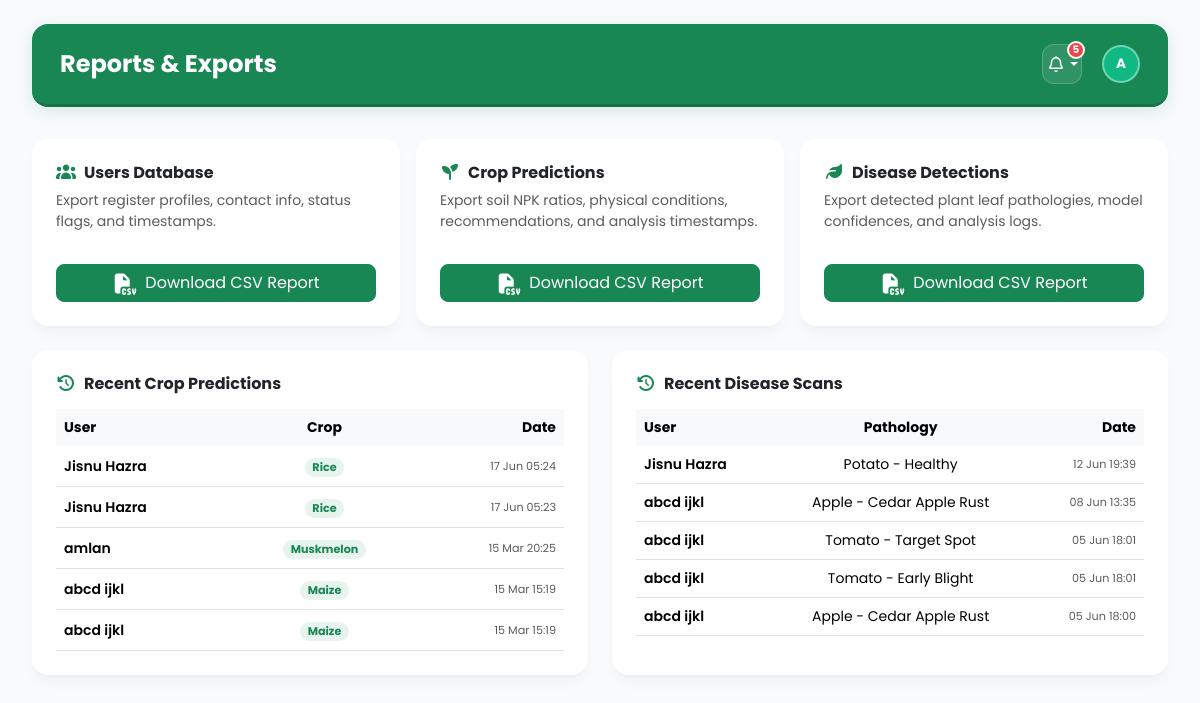
/admin_reports/ (signed in), run on an earlier commit of the app's database.
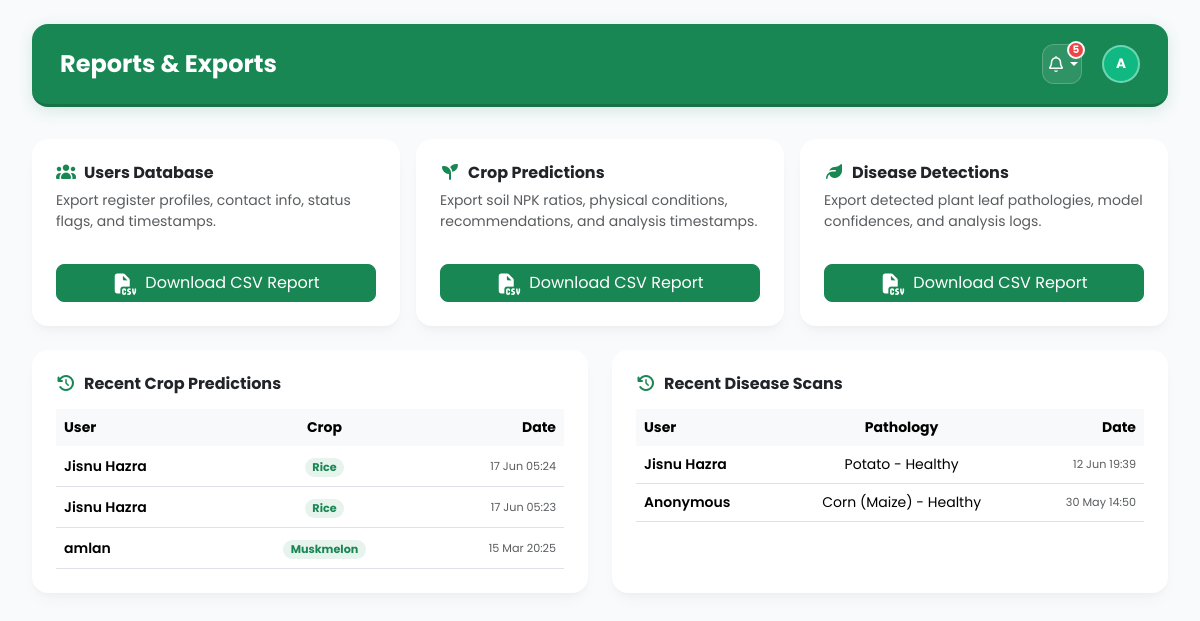
And on a later commit of the database.
### recommender/models.py (models this page shows, shortened)
class Prediction(models.Model):
    user = models.ForeignKey(User, on_delete=models.CASCADE, related_name='predictions')
    N = models.FloatField()
    P = models.FloatField()
    K = models.FloatField()
    temperature = models.FloatField()
    humidity = models.FloatField()
    ph = models.FloatField()
    rainfall = models.FloatField()
    predicted_crop = models.CharField(max_length=15)
    created_at = models.DateTimeField(auto_now_add=True)
    class Meta:
        ordering = ['-created_at']

class DiseasePrediction(models.Model):
    user = models.ForeignKey(
        User,
        on_delete=models.CASCADE,
        related_name='disease_predictions',
        null=True,
        blank=True
    )
    disease_name = models.CharField(max_length=100)
    confidence = models.FloatField()
    created_at = models.DateTimeField(auto_now_add=True)
    class Meta:
        ordering = ['-created_at']
    @property
    def formatted_disease_name(self):
        name = self.disease_name
        if "___" in name:
            parts = name.split("___")
            crop = parts[0].replace("_", " ").title()
            disease = parts[1].replace("_", " ").strip().title()
            return f"{crop} - {disease}"
        return name.replace("_", " ").title()

### recommender/views.py (the view)
# urls.py: path('admin_reports/',admin_reports_view,name='admin_reports'),
@user_passes_test(is_staff, login_url='admin_login')
def admin_reports_view(request):
    recent_users = User.objects.filter(is_staff=False).order_by('-date_joined')[:5]
    recent_predictions = Prediction.objects.select_related('user').order_by('-created_at')[:5]
    recent_detections = DiseasePrediction.objects.select_related('user').order_by('-created_at')[:5]
    context = {
        'recent_users': recent_users,
        'recent_predictions': recent_predictions,
        'recent_detections': recent_detections,
    }
    return render(request, 'admin_reports.html', context)

### recommender/views.py (called while the page is built)
def is_staff(user):
    return user.is_authenticated and user.is_staff

### recommender/templates/admin_reports.html (shortened to what the changed rows need)
{% extends 'admin_base.html' %}
{% load static %}
{% block content %}
<div class="container-fluid p-0" style="animation: fadeIn 0.5s ease-in-out;">
    <div class="row g-4 mb-4">
        <div class="col-lg-6">
            <div class="card dashboard-card border-0 h-100">
                <div class="card-body p-4">
                    <div class="table-responsive">
                        <table class="table table-sm align-middle mb-0">
                            <thead class="table-light text-muted small">
                                <tr>
                                    <th class="border-0 px-2 py-2">User</th>
                                    <th class="border-0 py-2 text-center">Crop</th>
                                    <th class="border-0 px-2 py-2 text-end">Date</th>
                                </tr>
                            </thead>
                            <tbody>
                                {% if recent_predictions %}
                                    {% for p in recent_predictions %}
                                        <tr>
                                            <td class="px-2 py-2 small fw-semibold text-slate-700">
                                                {{ p.user.get_full_name|default:p.user.username }}
                                            </td>
                                            <td class="py-2 text-center">
                                                <span class="badge bg-success bg-opacity-10 text-success rounded-pill" style="font-size: 0.7rem;">
                                                    {{ p.predicted_crop|title }}
                                                </span>
                                            </td>
                                            <td class="px-2 py-2 text-end text-muted small" style="font-size: 0.7rem;">
                                                {{ p.created_at|date:"d M H:i" }}
                                            </td>
                                        </tr>
                                    {% endfor %}
                                {% else %}
                                    <tr>
                                        <td colspan="3" class="text-center text-muted py-4 small">No prediction records.</td>
                                    </tr>
                                {% endif %}
                            </tbody>
                        </table>
                    </div>
                </div>
            </div>
        </div>
        <div class="col-lg-6">
            <div class="card dashboard-card border-0 h-100">
                <div class="card-body p-4">
                    <div class="table-responsive">
                        <table class="table table-sm align-middle mb-0">
                            <thead class="table-light text-muted small">
                                <tr>
                                    <th class="border-0 px-2 py-2">User</th>
                                    <th class="border-0 py-2 text-center">Pathology</th>
                                    <th class="border-0 px-2 py-2 text-end">Date</th>
                                </tr>
                            </thead>
                            <tbody>
                                {% if recent_detections %}
                                    {% for d in recent_detections %}
                                        <tr>
                                            <td class="px-2 py-2 small fw-semibold text-slate-700">
                                                {% if d.user %}{{ d.user.get_full_name|default:d.user.username }}{% else %}Anonymous{% endif %}
                                            </td>
                                            <td class="py-2 text-center small text-slate-800">
                                                {{ d.formatted_disease_name }}
                                            </td>
                                            <td class="px-2 py-2 text-end text-muted small" style="font-size: 0.7rem;">
                                                {{ d.created_at|date:"d M H:i" }}
                                            </td>
                                        </tr>
                                    {% endfor %}
                                {% else %}
                                    <tr>
                                        <td colspan="3" class="text-center text-muted py-4 small">No scanning records.</td>
                                    </tr>
                                {% endif %}
                            </tbody>
                        </table>
                    </div>
                </div>
            </div>
        </div>
    </div>
</div>
{% endblock %}

What changed in the data, as far as the page shows it:
removed Prediction: user.get_full_name "abcd ijkl", predicted_crop "Maize", created_at "15 Mar 15:19"
removed Prediction: user.get_full_name "abcd ijkl", predicted_crop "Maize", created_at "15 Mar 15:19"
removed DiseasePrediction: user.get_full_name "abcd ijkl", formatted_disease_name "Apple - Cedar Apple Rust", created_at "08 Jun 13:35"
removed DiseasePrediction: user.get_full_name "abcd ijkl", formatted_disease_name "Tomato - Target Spot", created_at "05 Jun 18:01"
removed DiseasePrediction: user.get_full_name "abcd ijkl", formatted_disease_name "Tomato - Early Blight", created_at "05 Jun 18:01"
removed DiseasePrediction: user.get_full_name "abcd ijkl", formatted_disease_name "Apple - Cedar Apple Rust", created_at "05 Jun 18:00"
now on this page (row unchanged): DiseasePrediction: shows "Anonymous", formatted_disease_name "Corn (Maize) - Healthy", created_at "30 May 14:50"
